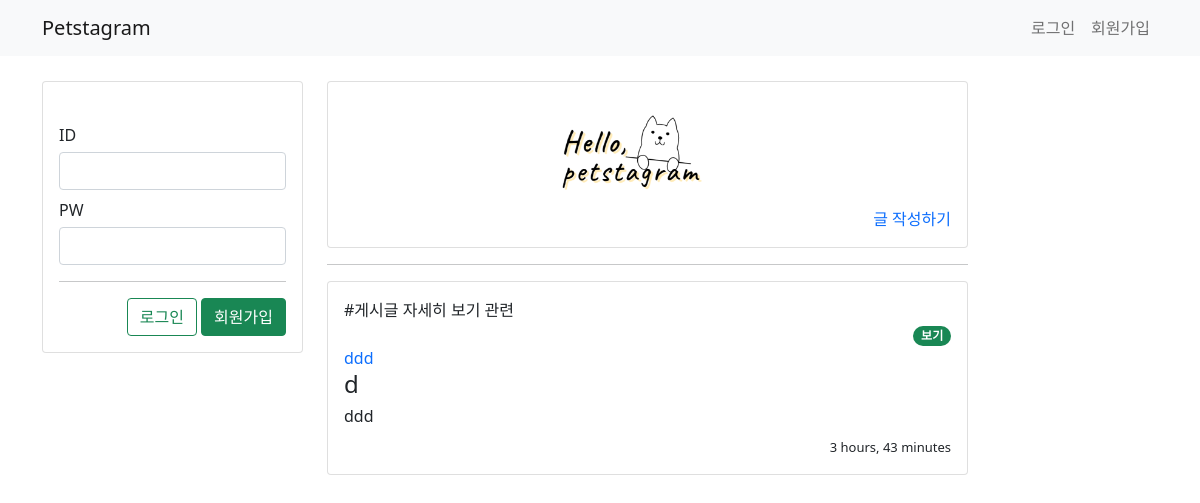
The page / on the database its author committed.
### feed/models.py (models this page shows)
class FeedModel(models.Model):
    class Meta:
        db_table = "board_feed"
    post = models.ForeignKey(Post, on_delete=models.CASCADE)
    author = models.ForeignKey(UserModel, on_delete=models.CASCADE)
    title = models.CharField("제목",max_length=50)
    content = models.CharField("내용",max_length=225)
    created_at = models.DateTimeField(auto_now_add=True)
    updated_at = models.DateTimeField(auto_now=True)

### user/models.py (models this page shows)
class UserModel(AbstractUser):
    class Meta:
        db_table = 'user'
    user_chg = models.DateTimeField(auto_now=True)
    nickname = models.CharField(max_length=20, default='')

### feed/views.py (the view)
# urls.py: path('', views.mainpage_feed, name='mainpage_feed'),
def mainpage_feed(request):
    if request.method == 'GET':
        all_feed = FeedModel.objects.all().order_by('-created_at')
        return render(request, 'feed/petstagram.html', {'all_feed': all_feed})

### templates/feed/petstagram.html (shortened to what this page needs)
{% extends 'base.html' %}
{% block content %}
<div class="container timeline-container">
    <div class="row">
        {% if not user.is_authenticated %}
        <div class="col-md-3">
            <div class="card">
                <div class="card-body">
                    <form class="form-area" action="/login/" method="post">
                        <div class="form-group mt-2 mb-2">
                            <label for="username">ID</label>
                            <input type="text" class="form-control" id="username" name="username">
                        </div>
                        <div class="form-group mt-2 mb-2">
                            <label for="password">PW</label>
                            <input type="password" class="form-control" id="password" name="password">
                        </div>
                        <hr>
                        <div style="float: right">
                            <button type="submit" class="btn btn-outline-success">로그인</button>
                            <a href="/signup" class="btn btn-success">회원가입</a>
                        </div>
                    </form>
                </div>
            </div>
        </div>
        {% endif %}
        <div class="col-md-7">
            <div class="row mb-2">
                <div class="col-md-12">
                    <div class="card">
                        <div class="card-body">
                            <div class="media">
                                <div class="media-body">
                                    <img src="/static/img/logo.png" style="max-width: 100%">
                                </div>
                                <div class="media-body" style="text-align: right">
                                    <a href="/post/" style="text-align: center;" class="mt-0">글 작성하기</a>
                                </div>
                            </div>
                        </div>
                    </div>
                </div>
            </div>
            <hr>
            <div class="row">
                {% for feed in all_feed %}
                <div class="col-md-12 mb-2">
                    <div class="card">
                        <div class="card-body">
                            #게시글 자세히 보기 관련
                            {% if feed.post.author == user %}
                            <div style="display: flex; flex-direction: row; justify-content: right">
                                <div style="text-align: right">
                                    <a href="/detailpost/{{ feed.post.id }}">
                                        <span class="badge rounded-pill bg-success">보기</span>
                                    </a>
                                </div>
                            </div>
                            {% elif feed.author != user %}
                            <div style="text-align: right">
                                <a href="/detail/{{ feed.post.id }}">
                                    <span class="badge rounded-pill bg-success">보기</span>
                                </a>
                            </div>
                            {% endif %}
                            <a href="마이페이지/유저">{{ feed.author.username }}</a>
                            <div class="media">
                                <div class="media-body">
                                    <h4 class="mt-0">{{ feed.title }}</h4>
                                    <h6 class="mt-0">{{ feed.content|slice:":20" }}</h6>
                                </div>
                                <div style="text-align: right">
                                    <span style="font-size: small">{{ feed.created_at|timesince }}</span>
                                </div>
                            </div>
                        </div>
                    </div>
                </div>
                {% endfor %}
            </div>
        </div>
        <div class="col-md-2"></div>
    </div>
</div>
{% endblock %}

### templates/base.html (style rules this page uses)
.form-area { margin-top: 25px; }
.timeline-container { margin-top: 25px }
a { text-decoration-line: none; }
input { width: 100%; padding: 10px; border-radius: 5px; margin-top: 5px; }

### rows shown on the page
FeedModel: author.username "ddd", title "d", content "ddd", created_at "3 hours, 43 minutes"
